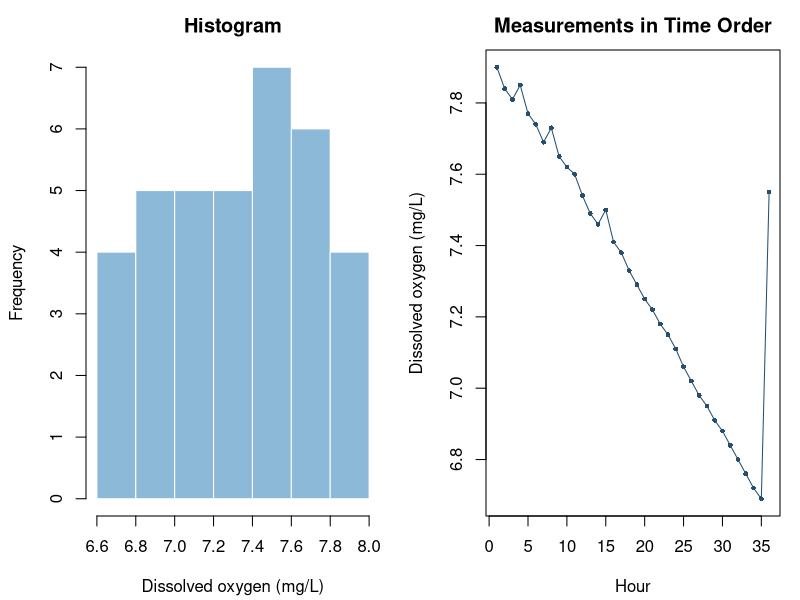
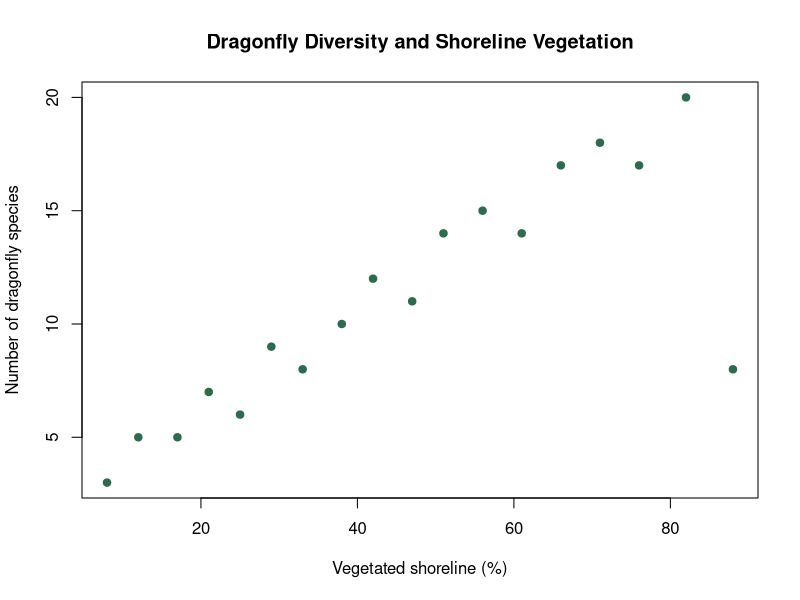

Reproduce these figures in R, in order.
## ---- chunk 1
knitr::opts_chunk$set(
  echo = FALSE,
  warning = FALSE,
  message = FALSE,
  fig.align = "center",
  out.width = "82%"
)
## ---- chunk 2
oxygen <- c(
  7.90, 7.84, 7.81, 7.85, 7.77, 7.74, 7.69, 7.73, 7.65,
  7.62, 7.60, 7.54, 7.49, 7.46, 7.50, 7.41, 7.38, 7.33,
  7.29, 7.25, 7.22, 7.18, 7.15, 7.11, 7.06, 7.02, 6.98,
  6.95, 6.91, 6.88, 6.84, 6.80, 6.76, 6.72, 6.69, 7.55
)
old_par <- par(mfrow = c(1, 2), mar = c(4.2, 4.3, 2.5, 1))
hist(
  oxygen,
  breaks = seq(6.6, 8.0, by = 0.2),
  col = "#8CB9D8",
  border = "white",
  main = "Histogram",
  xlab = "Dissolved oxygen (mg/L)",
  ylab = "Frequency"
)
plot(
  seq_along(oxygen), oxygen,
  type = "o", pch = 16, cex = 0.65,
  col = "#244F70",
  main = "Measurements in Time Order",
  xlab = "Hour", ylab = "Dissolved oxygen (mg/L)"
)
par(old_par)
## ---- chunk 3
vegetation <- c(8, 12, 17, 21, 25, 29, 33, 38, 42,
                47, 51, 56, 61, 66, 71, 76, 82, 88)
species <- c(3, 5, 5, 7, 6, 9, 8, 10, 12,
             11, 14, 15, 14, 17, 18, 17, 20, 8)
plot(
  vegetation, species,
  pch = 19, col = "#2D6A4F",
  xlab = "Vegetated shoreline (%)",
  ylab = "Number of dragonfly species",
  main = "Dragonfly Diversity and Shoreline Vegetation"
)
## ---- chunk 4
data <- c(10, 14, 18, 24, 30, 42)
quantile(data, probs = c(0.25, 0.75))
